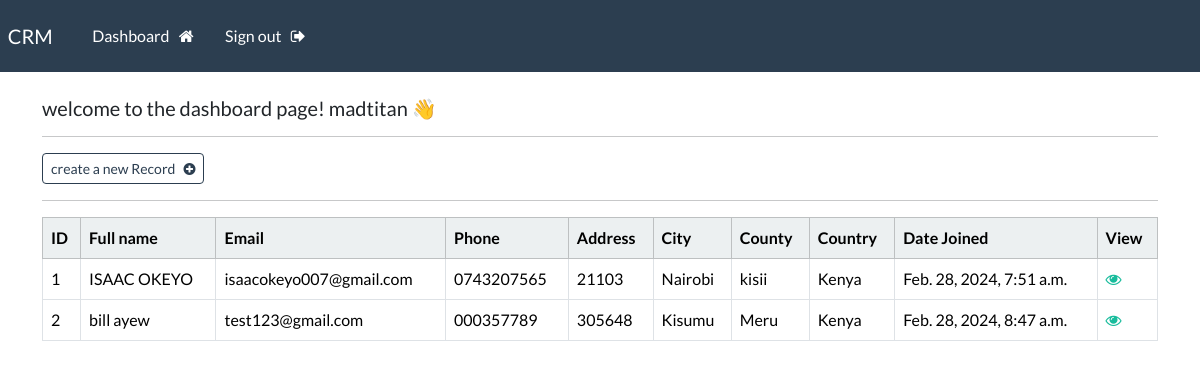
Page /dashboard (signed in) on the earlier database version.
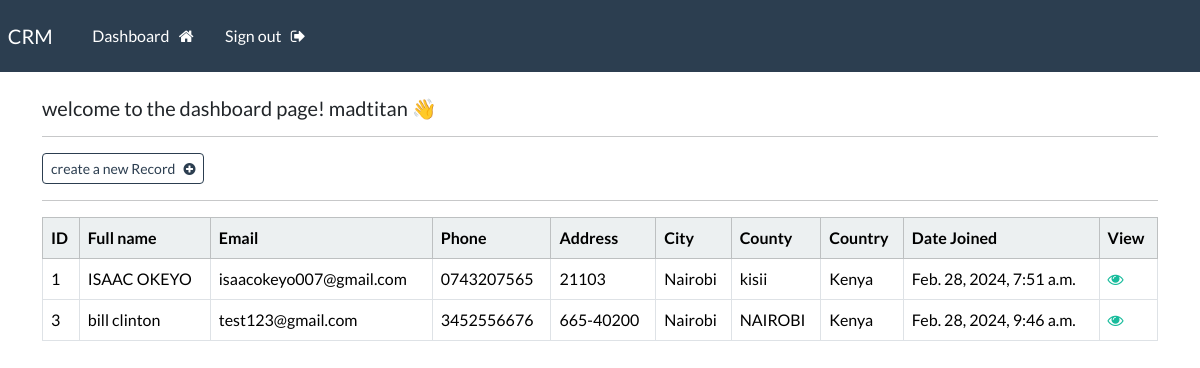
Same page on the later database version.
### crudapp/models.py (models this page shows, shortened)
class Records(models.Model):
    creation_date = models.DateTimeField(auto_now_add=True)
    first_name = models.CharField(max_length=100)
    last_name = models.CharField(max_length=100)
    email = models.CharField(max_length =255)
    phone = models.CharField(max_length=20)
    address = models.CharField(max_length=300)
    city = models.CharField(max_length=150)
    county= models.CharField(max_length= 100)
    country = models.CharField(max_length=100)

### crudapp/views.py (the view)
# urls.py: path('dashboard', views.dashboard,name='dashboard'),
@login_required(login_url='login')
def dashboard(request):
    my_records = Records.objects.all()
    context = {'records': my_records}
    return render(request, 'crudapp/dashboard.html', context=context)

### crudapp/templates/crudapp/dashboard.html
{% extends 'crudapp/base.html'%}
{% block content %}
<h5>welcome to the dashboard page! {{user}} 👋</h5>
<hr>
<a class="btn btn-outline-primary btn-sm" href="{% url 'create-record' %}">
    create a new Record &nbsp; <i class="fa fa-plus-circle" aria-hidden="true"></i>
</a>
<hr>
<table class="table table-hover table-bordered">
    <thead class="table-light">
        <tr>
            <th scope="col"> ID </th>
            <th scope="col"> Full name </th>
            <th scope="col"> Email </th>
            <th scope="col"> Phone </th>
            <th scope="col"> Address </th>
            <th scope="col"> City </th>
            <th scope="col"> County </th>
            <th scope="col"> Country </th>
            <th scope="col"> Date Joined </th>
            <th scope="col"> View </th>
        </tr>
    </thead>
    <tbody>
    {% if records %}
         {%  for record in records %}
        <tr>
            <td>{{record.id}}</td>
            <td>{{record.first_name}}  {{record.last_name}}</td>
            <td>{{record.email}}</td>
            <td>{{record.phone}}</td>
            <td>{{record.address}}</td>
            <td>{{record.city}}</td>
            <td>{{record.county}}</td>
            <td>{{record.country}}</td>
            <td>{{record.creation_date}}</td>
            <td><a href="{% url 'record' record.id %}"><i class="fa fa-eye" aria-hidden="true"></i></a></td>
        </tr>
        {% endfor %}
    {% endif %}
    </tbody>
</table>
{% endblock %}

### crudapp/templates/crudapp/base.html (shortened to what this page needs)
{% load static %}
<!DOCTYPE html>
<html lang="en">
<head>
    <link rel="stylesheet" type="text/css" href="https://bootswatch.com/5/flatly/bootstrap.min.css">
    <link rel="stylesheet" type="text/css" href="{% static 'css/styles.css'%}">
    <link rel="stylesheet" href="https://cdnjs.cloudflare.com/ajax/libs/font-awesome/4.7.0/css/font-awesome.min.css">
</head>
<body>
    {% include 'crudapp/navbar.html'%}
    <div class="container">
        <br>
        {% block content %}
        {% endblock %}
    </div>
</body>
</html>

### crudapp/templates/crudapp/navbar.html (shortened to what this page needs)
<nav class="navbar navbar-expand-lg navbar-dark bg-primary justify-content-center">
  <a class="navbar-brand main-heading" href="{% url '' %}">
    &nbsp; CRM
  </a>
    <div class="collapse navbar-collapse text-center" id="navbarNavDropdown">
      <ul class="navbar-nav mr-auto">
        {% if user.is_authenticated %}
          <li class="nav-item">
            <a class="nav-link" href="{% url 'dashboard' %}">Dashboard &nbsp; <i class="fa fa-home" aria-hidden="true"></i> </a>
          </li>
          <li class="nav-item">
            <a class="nav-link" href="{% url 'user_logout' %}">Sign out &nbsp; <i class="fa fa-sign-out" aria-hidden="true"></i> </a>
          </li>
      </ul>
      {% endif %}
    </div>
</nav>

Differences in the rows shown:
removed Records: id "2", first_name "bill", last_name "ayew", email "test123@gmail.com", phone "000357789", address "305648", city "Kisumu", county "Meru", country "Kenya", creation_date "Feb. 28, 2024, 8:47 a.m."
added Records: id "3", first_name "bill", last_name "clinton", email "test123@gmail.com", phone "3452556676", address "665-40200", city "Nairobi", county "NAIROBI", country "Kenya", creation_date "Feb. 28, 2024, 9:46 a.m."
